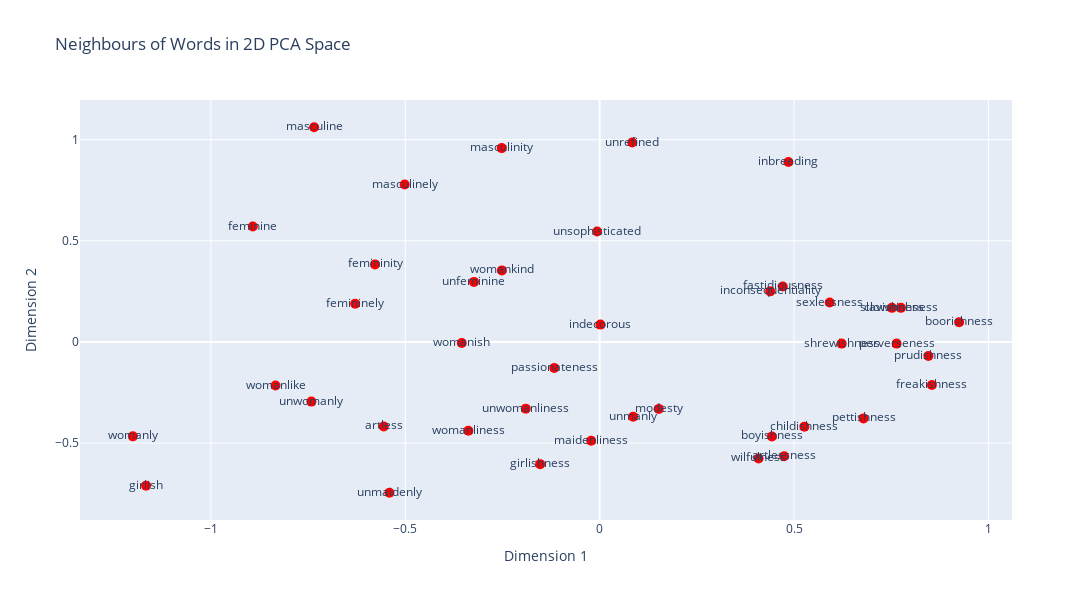

Write notebook code for a chart like this one.
### Code cell
visualise_neighbours(second_period_model, ["unfeminine"], 40, list_of_colours)

### Figure 1 — Plotly figure (JSON) as saved in the notebook; plotly's stock layout.template omitted (floating-point values rounded to 4 significant figures)
{"data": [{"marker": {"color": "red", "size": 10}, "mode": "markers+text", "name": "unfeminine", "text": ["unfeminine", "feminine", "femininely", "unwomanly", "unwomanliness", "womanly", "femininity", "womanish", "masculine", "masculinely", "womanliness", "clownishness", "masculinity", "maidenliness", "unmaidenly", "womanlike", "childishness", "shrewishness", "fastidiousness", "prudishness", "artlessness", "unmanly", "artless", "slavishness", "boorishness", "womankind", "sexlessness", "pettishness", "unrefined", "indecorous", "perverseness", "boyishness", "passionateness", "freakishness", "girlishness", "inbreeding", "girlish", "unsophisticated", "inconsequentiality", "modesty", "wilfulness"], "type": "scatter", "x": [-0.3233, -0.8922, -0.629, -0.7415, -0.1901, -1.201, -0.5779, -0.3548, -0.7345, -0.5016, -0.3377, 0.775, -0.2519, -0.02187, -0.5408, -0.8338, 0.5267, 0.6225, 0.4711, 0.8457, 0.4746, 0.08624, -0.5554, 0.7519, 0.9248, -0.2515, 0.5918, 0.6787, 0.08391, 0.001949, 0.7639, 0.4432, -0.1168, 0.8546, -0.153, 0.4856, -1.167, -0.006372, 0.4387, 0.1521, 0.4088], "y": [0.2968, 0.5705, 0.1884, -0.2949, -0.3297, -0.4667, 0.3834, -0.005361, 1.061, 0.778, -0.4392, 0.1685, 0.9581, -0.4886, -0.7455, -0.2154, -0.4187, -0.008206, 0.2744, -0.06947, -0.565, -0.3694, -0.4176, 0.1684, 0.09745, 0.3537, 0.1948, -0.3778, 0.9855, 0.08577, -0.008276, -0.4671, -0.129, -0.2125, -0.6041, 0.8893, -0.7103, 0.5455, 0.2501, -0.3309, -0.5761]}], "layout": {"height": 600, "title": {"text": "Neighbours of Words in 2D PCA Space"}, "width": 1200, "xaxis": {"title": {"text": "Dimension 1"}}, "yaxis": {"title": {"text": "Dimension 2"}}}}
